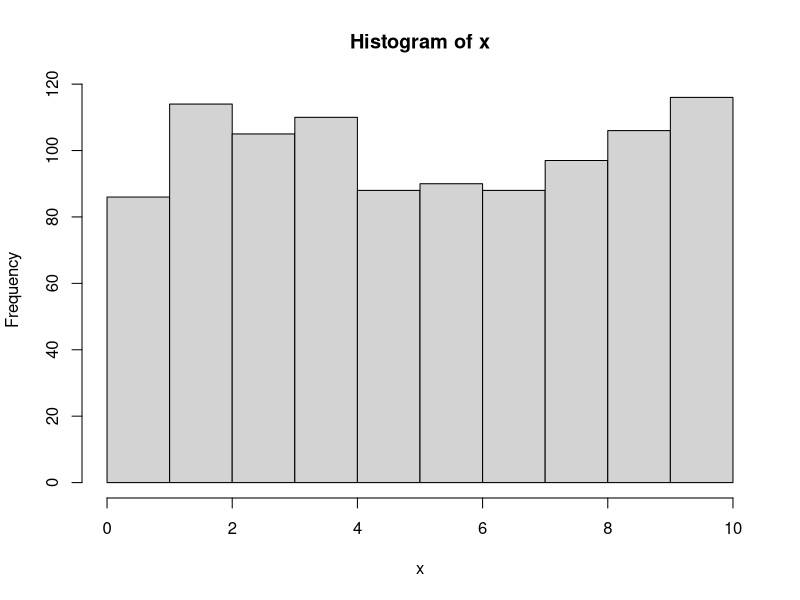

This figure's R source:

#' This is a report.
#' These are comments.
#' But, because I prefaced
#' them with "#'"
#' my comments will look like
#' report text.

x <- runif(1e3, 0, 10)

# However, this will look like 
# code comments.
str(x)
head(x)
summary(x)
hist(x)

x <- c('CA', 'WA', 'OR')



